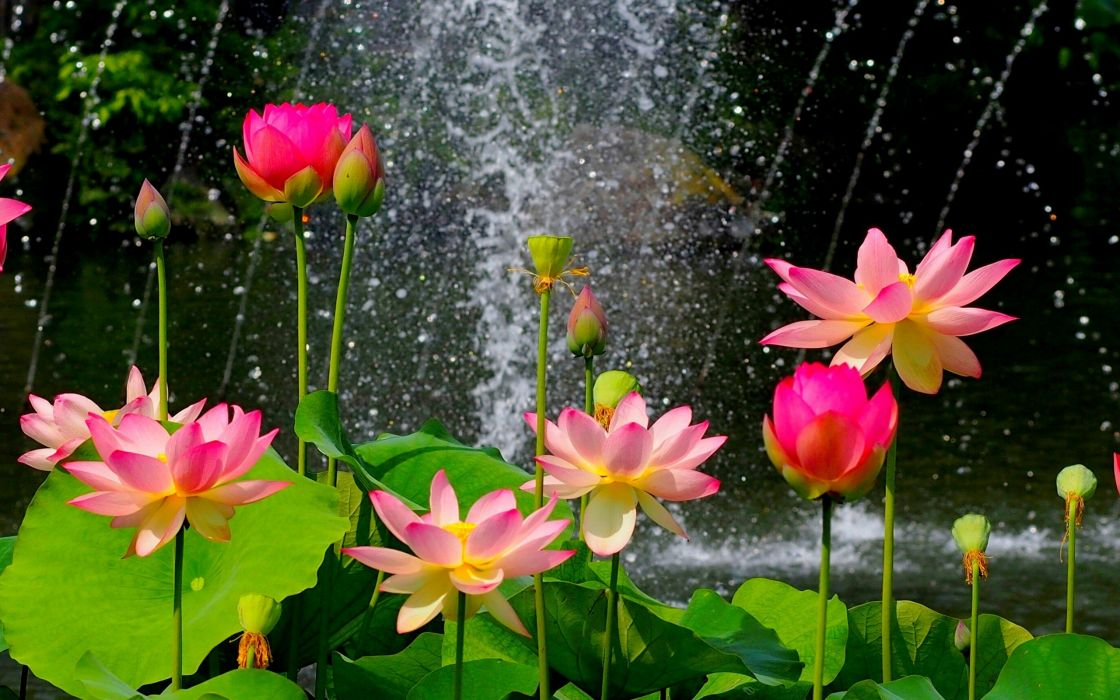
#> input picture nik1.jpg, 1120 x 700 px, found by its file name
$ jupyter execute step2.ipynb
#> lines starting #> are read from the running program, lines starting #| are printed output that depends on the picture; after the words box and inside, x2 and y2 are one past the last pixel; in counts of white or black regions, pixels touching at a corner belong together; long printed decimals are rounded
# IMPLEMENTATION OF openCV

[cell 1]
import cv2
import numpy as np

[cell 2]
input=cv2.imread("/home/kiet17/opencv/nik1.jpg")
#> input is the input picture: shape (700, 1120, 3); mean B, G, R 44.3, 76.6, 75.4

[cell 3]
cv2.imshow("first image",input)
cv2.waitKey(0)
cv2.destroyAllWindows()

[cell 4]
print(input.shape)
#| (700, 1120, 3)

[cell 5]
cv2.imwrite('nik1.jpeg',input)
#> Out = True

[cell 6]
cv2.imwrite('nik1.png',input)
#> Out = True

# grayscalling is start

[cell 7]
import cv2
#load image
img=cv2.imread("/home/kiet17/opencv/nik1.jpg")

[cell 8]
cv2.imshow('original',img)
cv2.waitKey(0)
cv2.destroyAllWindows()

[cell 9]
#now convert in gray image
img1=cv2.imread("/home/kiet17/opencv/nik1.jpg",0)
#> img1: shape (700, 1120); min 0, max 255, mean 72.4
cv2.imshow("gray image",img1)
cv2.waitKey(0)
cv2.destroyAllWindows()

# now show color in HSV

[cell 10]
import cv2

image=cv2.imread("/home/kiet17/opencv/nik1.jpg")
hsv_im=cv2.cvtColor(image,cv2.COLOR_BGR2HSV)
#> hsv_im: shape (700, 1120, 3); mean H, S, V 60, 150.5, 93.1

[cell 11]
cv2.imshow("hsv image",hsv_im)
#cv2.imshow("hue chanel",hsv_im[:,:,0])
#cv2.imshow("saturation chanel",hsv_im[:,:,1])
#cv2.imshow("value chanel",hsv_im[:,:,2])

cv2.waitKey(0)
cv2.destroyAllWindows()

# explore new individual color

[cell 12]
import cv2

import numpy

[cell 13]
im2=cv2.imread("/home/kiet17/opencv/nik1.jpg")
B,G,R=cv2.split(im2)

print(B.shape)
#| (700, 1120)

[cell 14]
cv2.imshow("red",R)
cv2.waitKey(0)
cv2.destroyAllWindows()

[cell 15]
cv2.imshow("green",G)
cv2.waitKey(0)
cv2.destroyAllWindows()

[cell 16]
cv2.imshow("blue",B)
cv2.waitKey(0)
cv2.destroyAllWindows()

[cell 17]
# remake the original image
merged=cv2.merge([B,G,R])
cv2.imshow("merged image",merged)
cv2.waitKey(0)
cv2.destroyAllWindows()

[cell 18]
#amplify the specific color
merged=cv2.merge([B+100,G,R])
cv2.imshow("merge with frame",merged)
cv2.waitKey(0)
cv2.destroyAllWindows()

[cell 19]
# lets create a matrix of zeros with dimensions of image
import numpy as np
import cv2
im=cv2.imread("/home/kiet17/opencv/nik1.jpg")
zero=np.zeros(im.shape[:2],dtype="uint8")

cv2.imshow("red",cv2.merge([zero,zero,R]))
cv2.waitKey(0)
cv2.destroyAllWindows()

[cell 20]
cv2.imshow("green",cv2.merge([zero,G,zero]))
cv2.waitKey(0)
cv2.destroyAllWindows()

[cell 21]
cv2.imshow("blue",cv2.merge([B,zero,zero]))
cv2.waitKey(0)
cv2.destroyAllWindows()

# drawing image and shape

[cell 22]
import cv2
import numpy as np

[cell 23]
#create a black image
im=np.zeros((512,512,3),np.uint8)
#make this black and white
image_bw=np.zeros((512,512),np.uint8)

[cell 24]
cv2.imshow("black rect color",im)
cv2.waitKey(0)
cv2.destroyAllWindows()

[cell 25]
print(image_bw)

[cell 26]
#lets draw a line over our black sqare
cv2.line(im,(0,0),(511,511),(255,127,0),8)
cv2.imshow("blue line",im)
cv2.waitKey(0)
cv2.destroyAllWindows()

[cell 27]
#rectangle
cv2.rectangle(im,(100,100),(300,250),(127,100,100),5)
cv2.imshow("rectangle",im)
cv2.waitKey(0)
cv2.destroyAllWindows()

[cell 28]
cv2.circle(im,(300,300),100,(100,255,200),-1)
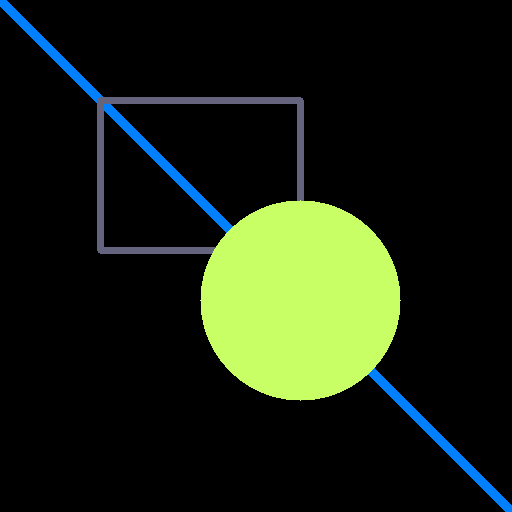
#> im: shape (512, 512, 3); mean B, G, R 18.5, 34.3, 25.5
cv2.imshow("circle",im)
cv2.waitKey(0)
cv2.destroyAllWindows()

[cell 29]
#lets even add txt
im1=np.zeros((512,512,3),np.uint8)

cv2.putText(im1,'HELLO WORLD!!',(75,290),cv2.FONT_HERSHEY_COMPLEX,2,(100,170,0),3)
cv2.imshow("nik",im1)
cv2.waitKey(0)
cv2.destroyAllWindows()

[cell 30]
#transformation
image=cv2.imread("/home/kiet17/opencv/nik1.jpg")
height,width=image.shape[:2]
#> height = 700; width = 1120

q_h,q_w=height/4,width/4
#> q_h = 175; q_w = 280

[cell 31]
T=np.float32([[1,0,q_w],[0,1,q_h]])
#> T = [[1, 0, 280], [0, 1, 175]]
im_tra=cv2.warpAffine(image,T,(width,height))

[cell 32]
cv2.imshow("jg",im_tra)
cv2.waitKey(0)
cv2.destroyAllWindows()

# rotation

[cell 33]
import cv2
import numpy as np

[cell 34]
im=cv2.imread("/home/kiet17/opencv/nik1.jpg")

[cell 35]
height,width=im.shape[:2]

[cell 36]
rotate_im=cv2.getRotationMatrix2D((width/2,height/2),90,1)

[cell 37]
rot=cv2.warpAffine(im,rotate_im,(width,height))

[cell 38]
cv2.imshow('Rotate ',rot)
cv2.waitKey(0)
cv2.destroyAllWindows()

[cell 39]
#SIMPLE ROTATION METHOD
tr=cv2.transpose(im)
cv2.imshow("trans",tr)
cv2.waitKey(0)
cv2.destroyAllWindows()

# resizing , scaling, and interpolation

[cell 40]
im_sc1=cv2.resize(im,None,fx=0.75,fy=0.75)
cv2.imshow("scaled 1",im_sc1)
cv2.waitKey(100000)
cv2.destroyAllWindows()
print(im.shape)
#| (700, 1120, 3)

[cell 41]
im_sc1=cv2.resize(im,(200,200),interpolation=cv2.INTER_AREA)
#> im_sc1: shape (200, 200, 3)
cv2.imshow("scaled 1",im_sc1)
cv2.waitKey(0)
cv2.destroyAllWindows()

# image pyramids

[cell 42]
smaller=cv2.pyrDown(im)
cv2.imshow("smaller image",smaller)
cv2.waitKey(0)
cv2.destroyAllWindows()

[cell 43]
cv2.imshow("larger",cv2.pyrUp(im))
cv2.waitKey(0)
cv2.destroyAllWindows()

# cropping image

[cell 44]
crop=im[100:700,100:200]
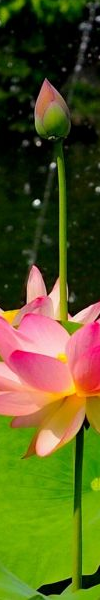
#> crop: shape (600, 100, 3); mean B, G, R 32.6, 90, 89.3
cv2.imshow("croped",crop)

cv2.waitKey(0)
cv2.destroyAllWindows()

[cell 45]
import numpy as np

[cell 46]
#increase  the brightness
M=np.ones(im.shape,dtype='uint8')*75
add=cv2.add(im,M)
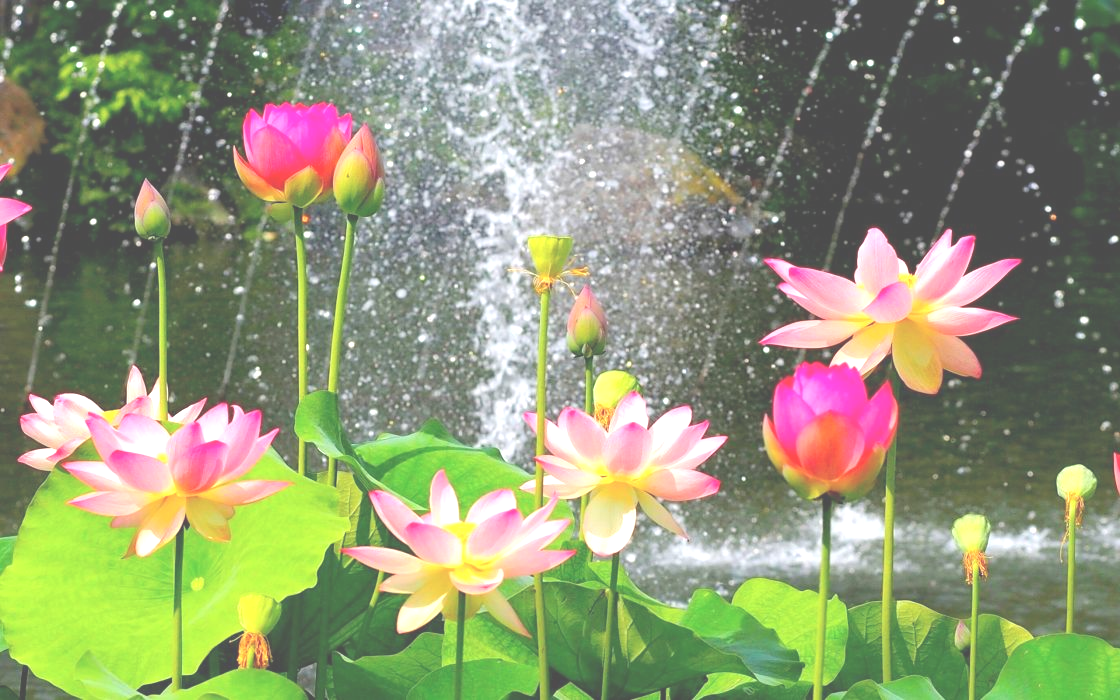
#> add: shape (700, 1120, 3); mean B, G, R 119, 151.1, 144.1
cv2.imshow("added image",add)

cv2.waitKey(0)
cv2.destroyAllWindows()

[cell 47]
#decrese the brightness
subtrac=cv2.subtract(im,M)
cv2.imshow("subtract image",subtrac)
cv2.waitKey(0)
cv2.destroyAllWindows()

# bitwise operation  and masking

[cell 48]
square=np.zeros((300,300),np.uint8)
cv2.rectangle(square,(50,50),(250,250),255,-2)
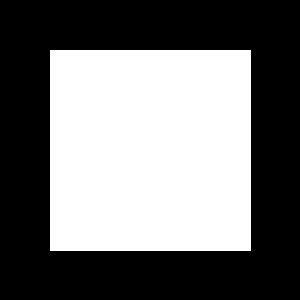
#> square: shape (300, 300); 44.9% white; 1 white region, box (x1, y1, x2, y2) and area: (50, 50, 251, 251) 40401
cv2.imshow("square",square)
cv2.waitKey(0)
cv2.destroyAllWindows()

[cell 49]
ellipse=np.zeros((300,300),np.uint8)

el=cv2.ellipse(ellipse,(150,150),(150,150),30,0,180,255,-1)
#> ellipse: shape (300, 300); 39.6% white; 1 white region, box (x1, y1, x2, y2) and area: (0, 75, 281, 300) 35626
cv2.imshow("ecllipse",el)
cv2.waitKey(0)
cv2.destroyAllWindows()

[cell 50]
And=cv2.bitwise_and(square,el)
cv2.imshow("ecl",And)
cv2.waitKey(0)
cv2.destroyAllWindows()

[cell 51]
Or=cv2.bitwise_or(square,el)
cv2.imshow("eclt",Or)
cv2.waitKey(0)
cv2.destroyAllWindows()

[cell 52]
Xor=cv2.bitwise_xor(square,el)
cv2.imshow("eclt",Xor)
cv2.waitKey(0)
cv2.destroyAllWindows()

[cell 53]
#CONVOLUTION

import numpy as np
import cv2
im=cv2.imread("/home/kiet17/opencv/nik1.jpg")
#creating our kernel
kernel_3=np.ones((3,3),np.float32)/9
blu=cv2.filter2D(im,-1,kernel_3)

[cell 54]
cv2.imshow("3*3 ",blu)
cv2.waitKey(0)
cv2.destroyAllWindows()

[cell 55]
kernel_7=np.ones((3,3),np.float32)/49
blu1=cv2.filter2D(im,-1,kernel_7)

[cell 56]
cv2.imshow("3*3 ",blu1)
cv2.waitKey(0)
cv2.destroyAllWindows()

# sharpning

[cell 57]
kernel=np.array([[-1,-1,-1]
                ,[-1,9,-1]
                ,[-1,-1,-1]])

[cell 58]
sharp=cv2.filter2D(im,-1,kernel)

[cell 59]
cv2.imshow("sharp image",sharp)
cv2.waitKey(0)
cv2.destroyAllWindows()

# thresolding

[cell 60]
ret,thresh1=cv2.threshold(im,127,255,cv2.THRESH_BINARY)
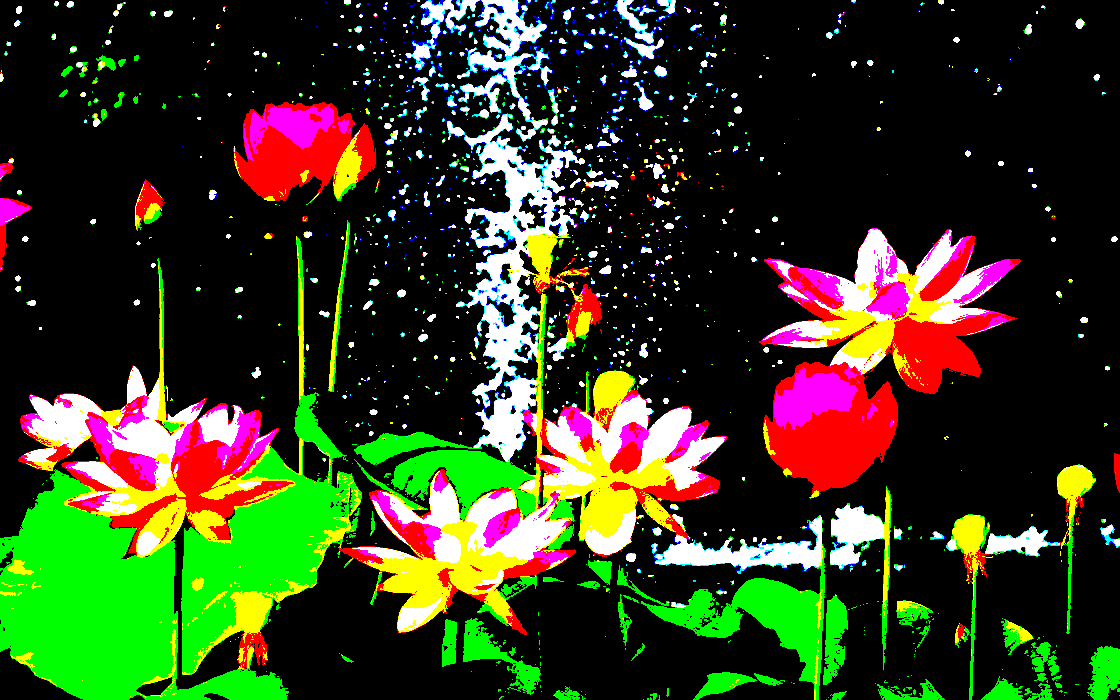
#> thresh1: shape (700, 1120, 3); mean B, G, R 29.7, 60, 52.1

[cell 61]
cv2.imshow(" threshold ",thresh1)
cv2.waitKey(0)
cv2.destroyAllWindows()

# dilation and erosion

[cell 62]
kernel=np.ones((5,5),np.uint8)
erosion=cv2.erode(im,kernel,iterations=1)

[cell 63]
cv2.imshow(" erosion",erosion)
cv2.waitKey(0)
cv2.destroyAllWindows()

[cell 64]
dilation=cv2.dilate(im,kernel,iterations=1)

[cell 65]
cv2.imshow("dilation",dilation)
cv2.waitKey(0)
cv2.destroyAllWindows()

# edge detection and image gradient

[cell 66]
height,width,_=im.shape
print(im.shape)
#| (700, 1120, 3)

[cell 67]
canny=cv2.Canny(im,20,170)
#> canny: shape (700, 1120); 13.7% white in thin lines or dots
cv2.imshow(" canny ",canny)
cv2.waitKey(0)
cv2.destroyAllWindows()

# obtaining of non-affine transform

[cell 68]
points_A=np.float32([[320,15],[700,215],[85,610],[530,780]])

[cell 69]
points_B=np.float32([[0,0],[310,0],[0,810],[310,810]])

[cell 70]
M=cv2.getPerspectiveTransform(points_A,points_B)

[cell 71]
warped=cv2.warpPerspective(im,M,(420,594))
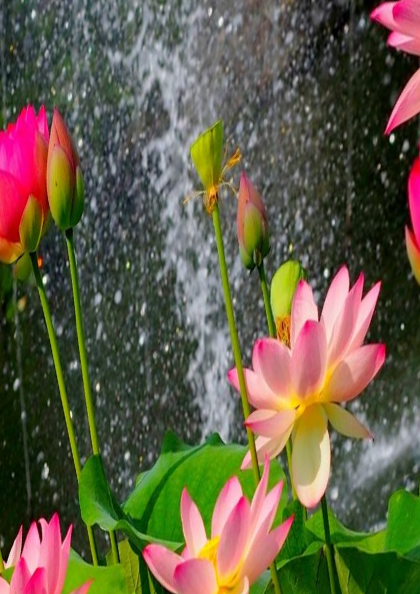
#> warped: shape (594, 420, 3); mean B, G, R 71.6, 93.5, 100.5
cv2.imshow("non affine transform",warped)
cv2.waitKey(0)
cv2.destroyAllWindows()

# contour

[cell 72]
im=cv2.imread("/home/kiet17/opencv/nik.jpg")
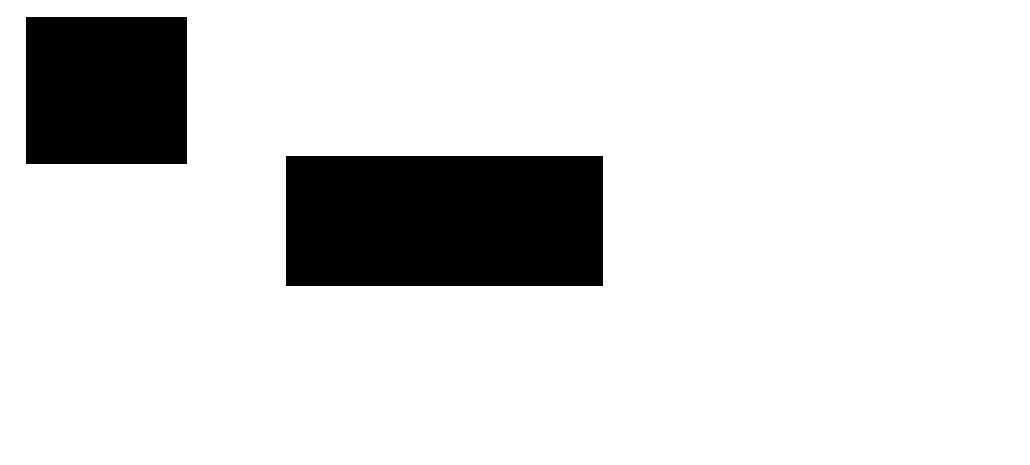
#> input picture nik.jpg, 1030 x 465 px, found by its file name
#> im is the input picture: shape (465, 1030, 3); min 0, max 255, mean 220.5

[cell 73]
canny=cv2.Canny(im,20,170)
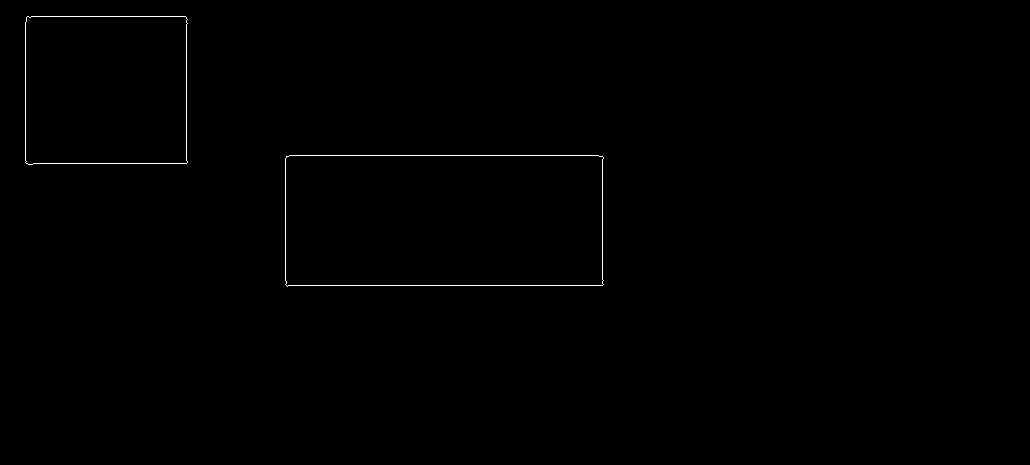
#> canny: shape (465, 1030); 0.31% white in thin lines or dots, all inside (x1, y1, x2, y2) = (25, 16, 604, 287)
cv2.imshow(" canny ",canny)
cv2.waitKey(0)
cv2.destroyAllWindows()

[cell 74]
contours,hierarchy=cv2.findContours(canny,cv2.RETR_EXTERNAL,cv2.CHAIN_APPROX_NONE)
#> contours = 2 contours; box (x1, y1, x2, y2) and area: (285, 155, 604, 287) 41203, (25, 16, 188, 165) 23666

[cell 75]
cv2.drawContours(im,contours,-1,(0,255,0),3)

[cell 76]
cv2.imshow("ima",im)
cv2.waitKey(0)
cv2.destroyAllWindows()

# segmentation an contours

[cell 77]
import cv2
import numpy as np

im=cv2.imread("/home/kiet17/opencv/nik.jpg")
gray=cv2.cvtColor(im,cv2.COLOR_BGR2GRAY)
edged=cv2.Canny(gray,30,200)

[cell 78]
contours, hierarchy=cv2.findContours(edged,cv2.RETR_EXTERNAL,cv2.CHAIN_APPROX_NONE)

[cell 79]
cv2.imshow("edged",edged)
cv2.waitKey(0)
cv2.destroyAllWindows()

[cell 80]
print("no of counters"+str(len(contours)))
#| no of counters2

[cell 81]
cv2.drawContours(im,contours,-1,(0,76,255),3)
cv2.imshow("contours",im)
cv2.waitKey(0)
cv2.destroyAllWindows()

[cell 82]
#SORTING CONTOUR

[cell 83]
import cv2

def get_contour_area(contours):
    all_area=[]
    for cnt in contours:
        area=cv2.contourArea(cnt)
        all_area.append(area)
#> this loop made 2 passes
#> area on passes 1 to 2: 41203, 23666
#> after the loop, all_area = [41203, 23666]
    return all_area

[cell 84]
im=cv2.imread("/home/kiet17/opencv/nik.jpg")
or_im=im

print("contour area before sorting")
print(get_contour_area(contours))
#| [41203.0, 23666.0]

[cell 85]
sorted_contours=sorted(contours,key=cv2.contourArea,reverse=True)
#> sorted_contours has the same summary as contours

print("contour area after sorting")
print(get_contour_area(sorted_contours))
#> the loop in get_contour_area (call 2), `for cnt in contours:` made 2 passes
#| [41203.0, 23666.0]

[cell 86]
#iterate our contours and drawn over line

for c in sorted_contours:
    cv2.drawContours(or_im,[c],-1,(255,0,0),3)
#> this loop made 2 passes
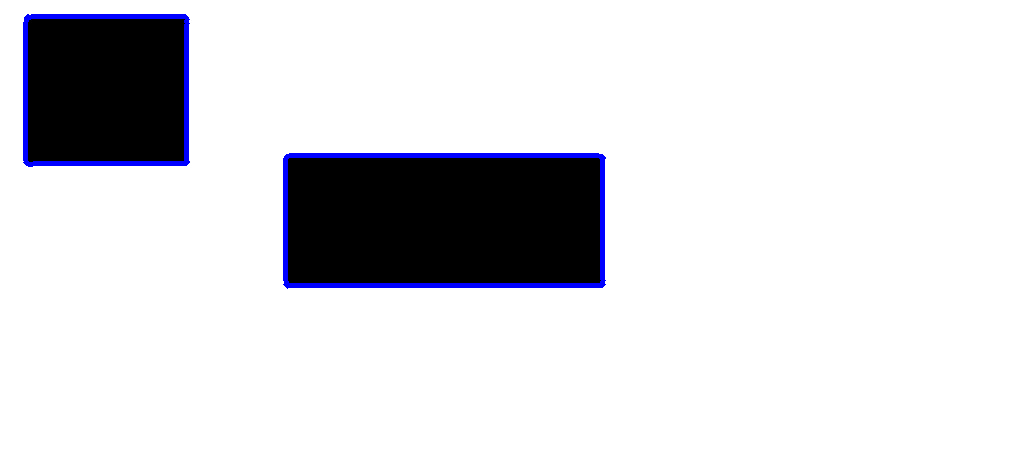
#> or_im: shape (465, 1030, 3); 1.57% of pixels changed, all inside (x1, y1, x2, y2) = (23, 14, 606, 289)

cv2.waitKey(0)
cv2.destroyAllWindows()

[cell 87]
#sorting by position

[cell 88]
def x_cord_contour(contours):

    if cv2.contourArea(contours)>10:
        M=cv2.moments(contours)

    return(int (M['m10']/M['m00']))

[cell 89]
def label_contour_center(image,c,i):

    #place a red circle on center
    M=cv2.moments(c)
    cx=int(M['m10']/M['m00'])
    cy=int(M['m01']/M['m00'])

    cv2.circle(im,(cx,cy),10,(0,0,250),-1)
    return image

[cell 90]
image=cv2.imread("/home/kiet17/opencv/nik.jpg")
ori_im=image.copy()

[cell 91]
for (i,c) in enumerate(contours):
    ori_im=label_contour_center(image,c,i)
#> this loop made 2 passes
#> (cx in label_contour_center, cy in label_contour_center) on passes 1 to 2: (443, 220), (105, 89)

cv2.imshow("aaa",image)
cv2.waitKey(0)
cv2.destroyAllWindows()

[cell 92]
#sorting by contours

[cell 93]
contours_ltr=sorted(contours,key=x_cord_contour,reverse=True)
#> in x_cord_contour, `M=cv2.moments(contours)`: M = moments, m00 41203, centre m10/m00, m01/m00 = (443.5, 220)
#> contours_ltr has the same summary as contours

[cell 94]
for (i,c) in enumerate(contours_ltr):
    cv2.drawContours(ori_im,[c],-1,(0,0,255),3)
    M=cv2.moments(c)
    cx=int(M['m10']/M['m00'])
    cy=int(M['m01']/M['m00'])

    cv2.putText(ori_im,str(i+1),(cx,cy),cv2.FONT_HERSHEY_SIMPLEX,1,(0,255,0),2)

[cell 95]
cv2.imshow("aaa",ori_im)
cv2.waitKey(0)
cv2.destroyAllWindows()

# SHAPE MATCHING

[cell 96]
import cv2
import numpy as np

[cell 97]
#load the shape template

[cell 98]
template=cv2.imread("/home/kiet17/opencv/nike.png",0)
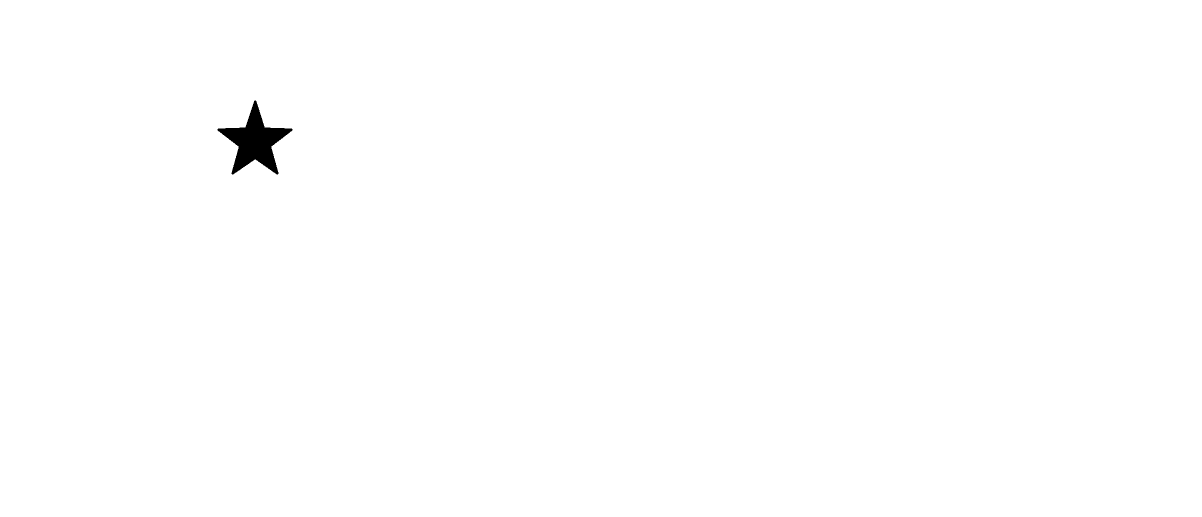
#> input picture nike.png, 2404 x 1034 px, found by its file name (shown at 1/2 size)
#> template: shape (1034, 2404); 99.7% white; 1 black region, box (x1, y1, x2, y2) and area: (435, 201, 585, 349) 8503
cv2.imshow('temp',template)
cv2.waitKey(0)
cv2.destroyAllWindows()

[cell 99]
target=cv2.imread("/home/kiet17/opencv/nik.jpg")
target_gray=cv2.cvtColor(target,cv2.COLOR_BGR2GRAY)

[cell 100]
ret, thresh1=cv2.threshold(template,127,255,0)
ret, thresh2=cv2.threshold(target_gray,127,255,0)
#> thresh2: shape (465, 1030); 86.5% white; 2 black regions

contours,hierarchy=cv2.findContours(thresh1,cv2.RETR_CCOMP,cv2.CHAIN_APPROX_SIMPLE)
#> contours = 2 contours; box (x1, y1, x2, y2) and area: (0, 0, 2404, 1034) 2482299, (434, 200, 586, 350) 8760

sorted_contours=sorted(contours,key=cv2.contourArea, reverse=True)
#> sorted_contours has the same summary as contours
template_contour=contours[1]
#> template_contour = contour of 242 points, box (x1, y1, x2, y2) (434, 200, 586, 350), area 8760

[cell 101]
contours,hierarchy=cv2.findContours(thresh2,cv2.RETR_CCOMP,cv2.CHAIN_APPROX_SIMPLE)
#> contours = 3 contours; box (x1, y1, x2, y2) and area: (0, 0, 1030, 465) 477456, (285, 155, 604, 287) 41656, (25, 16, 188, 165) 23974

[cell 102]
for c in contours:
    #use cv2.MatchShapes to compare shapes
    match=cv2.matchShapes(template_contour,c,1,0.0)
    print(match)

    if match<0.15:
        closest_contour=c
    else:
        closest_contour=[]
#> this loop made 3 passes
#> match on passes 2 to 3: 0.546, 0.209
#> (c, match) on pass 1: ([[0, 0], [0, 464], [1029, 464], [1029, 0]], 0.436)
#| 0.4359
#| 0.5462
#| 0.2085
cv2.drawContours(target,closest_contour,-1,(0,255,0),3)
cv2.imshow("output",target)
cv2.waitKey(0)
cv2.destroyAllWindows()
